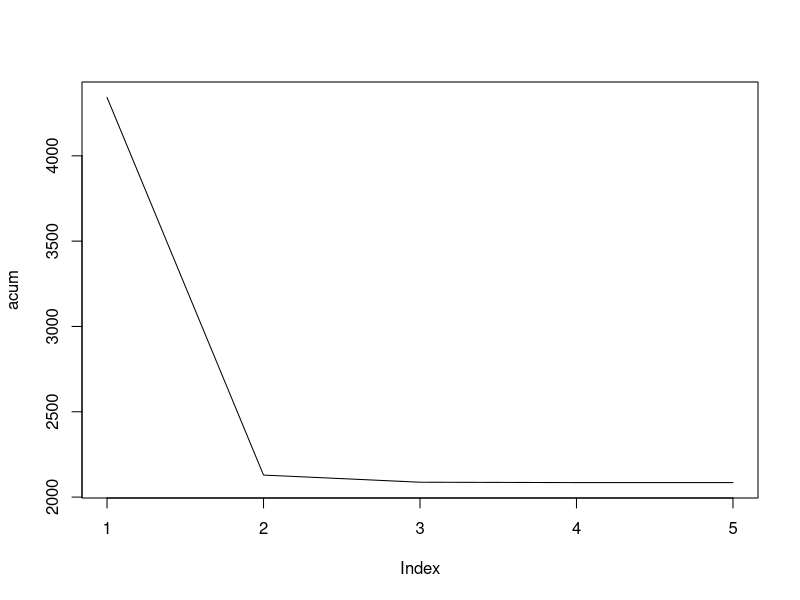
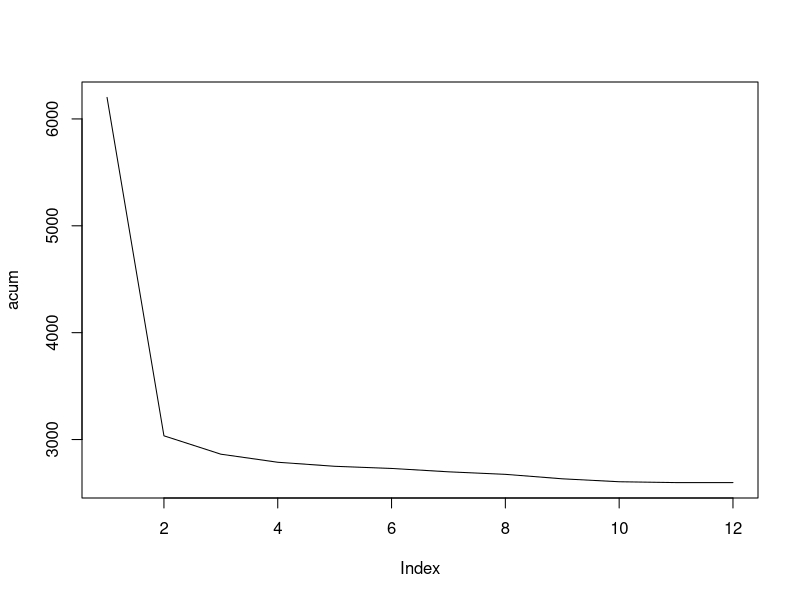
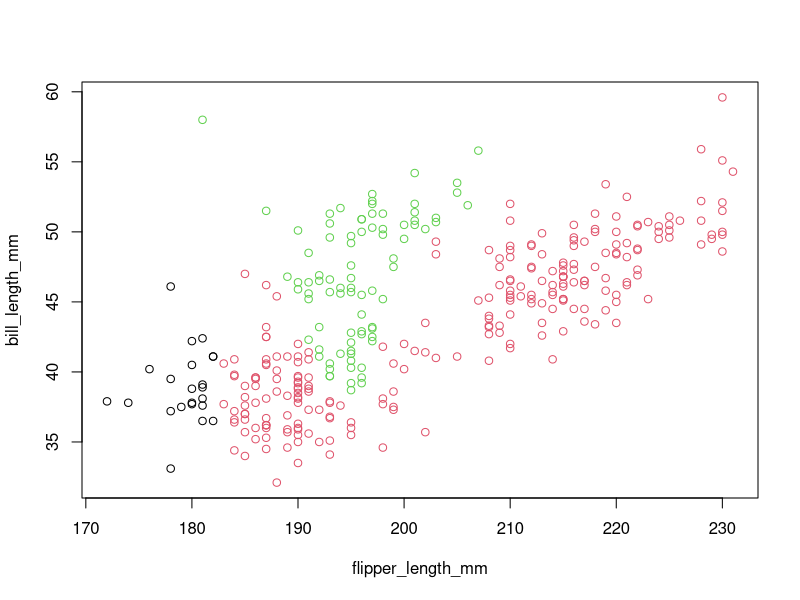

The R source for these figures, in order:
library(ggplot2)
library(GGally)
library(gridExtra)
library(palmerpenguins)

pengu <- penguins

distancia <- function(a,b){
  return(sqrt((a[1]-b[1])**2+(a[2]-b[2])**2))
}

kmedias <- function(matriz,k.clus){

  matriz <- matriz[!is.na(matriz[,1]) & !is.na(matriz[,2]),]
  
  centros <- matriz[sample(1:dim(matriz)[1],replace = FALSE,size = k.clus),]
  centros[,1] <- as.double(unlist(centros[,1]))
  centros[,2] <- as.double(unlist(centros[,2]))
  
  m <- cbind(matriz,NA)
  m <- cbind(m,NA)
  acum <- c()
  k <- 1
  print(centros)
  while (TRUE){
    
    #asigno cada punto a su centro
    
    for (i in (1:length(m[,1]))){
      for (j in 1:k.clus){
        if((is.na(m[i,3])) | (distancia(m[i,1:2], centros[j,]) < m[i,3])){
          m[i,3] <- distancia(m[i,1:2], centros[j,])
          m[i,4] <- j
        }
      }
    }
    acum[k] <- sum(m[,3])
    
    
    #recalculo centros
    
    for (l in 1:k.clus){
      centros[l,1] <- mean(m[m[,4] == l,1])
      centros[l,2] <- mean(m[m[,4] == l,2])
    }
    print(centros)
    
    
    if ((k > 1) && (acum[k] == acum[k-1])){
      break
    }
    k <- k+1
  }
  return(list(m[,4],centros,plot(acum,type = "l")))
}



# flipper vs bill length

mat <- pengu[,c("flipper_length_mm","bill_length_mm")]
set.seed(120)
kmedias(mat,3)
color <- kmedias(mat,3)[[1]]

plot(mat[!is.na(mat[,1]) & !is.na(mat[,2]),],col = color)

